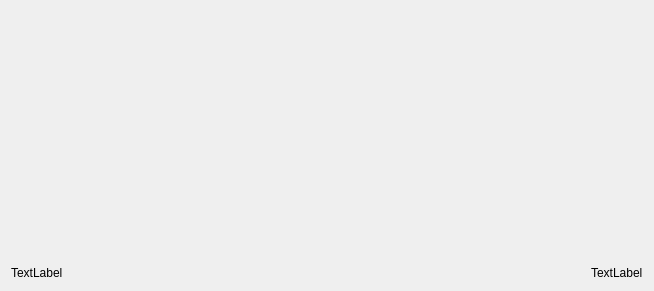
<?xml version="1.0" encoding="UTF-8"?>
<ui version="4.0">
 <class>AccountingOperation</class>
 <widget class="QWidget" name="AccountingOperation">
  <property name="geometry">
   <rect>
    <x>0</x>
    <y>0</y>
    <width>654</width>
    <height>291</height>
   </rect>
  </property>
  <property name="windowTitle">
   <string>Form</string>
  </property>
  <layout class="QGridLayout" name="gridLayout">
   <item row="0" column="0">
    <layout class="QHBoxLayout" name="hLayoutSearchToItem"/>
   </item>
   <item row="1" column="0">
    <layout class="QHBoxLayout" name="hLayoutTreeView"/>
   </item>
   <item row="2" column="0">
    <layout class="QHBoxLayout" name="hLayoutInformation">
     <item alignment="Qt::AlignLeft|Qt::AlignBottom">
      <widget class="QLabel" name="labelCurrentUser">
       <property name="text">
        <string>TextLabel</string>
       </property>
      </widget>
     </item>
     <item alignment="Qt::AlignRight|Qt::AlignBottom">
      <widget class="QLabel" name="labelViewState">
       <property name="text">
        <string>TextLabel</string>
       </property>
      </widget>
     </item>
    </layout>
   </item>
  </layout>
 </widget>
 <resources/>
 <connections/>
</ui>
